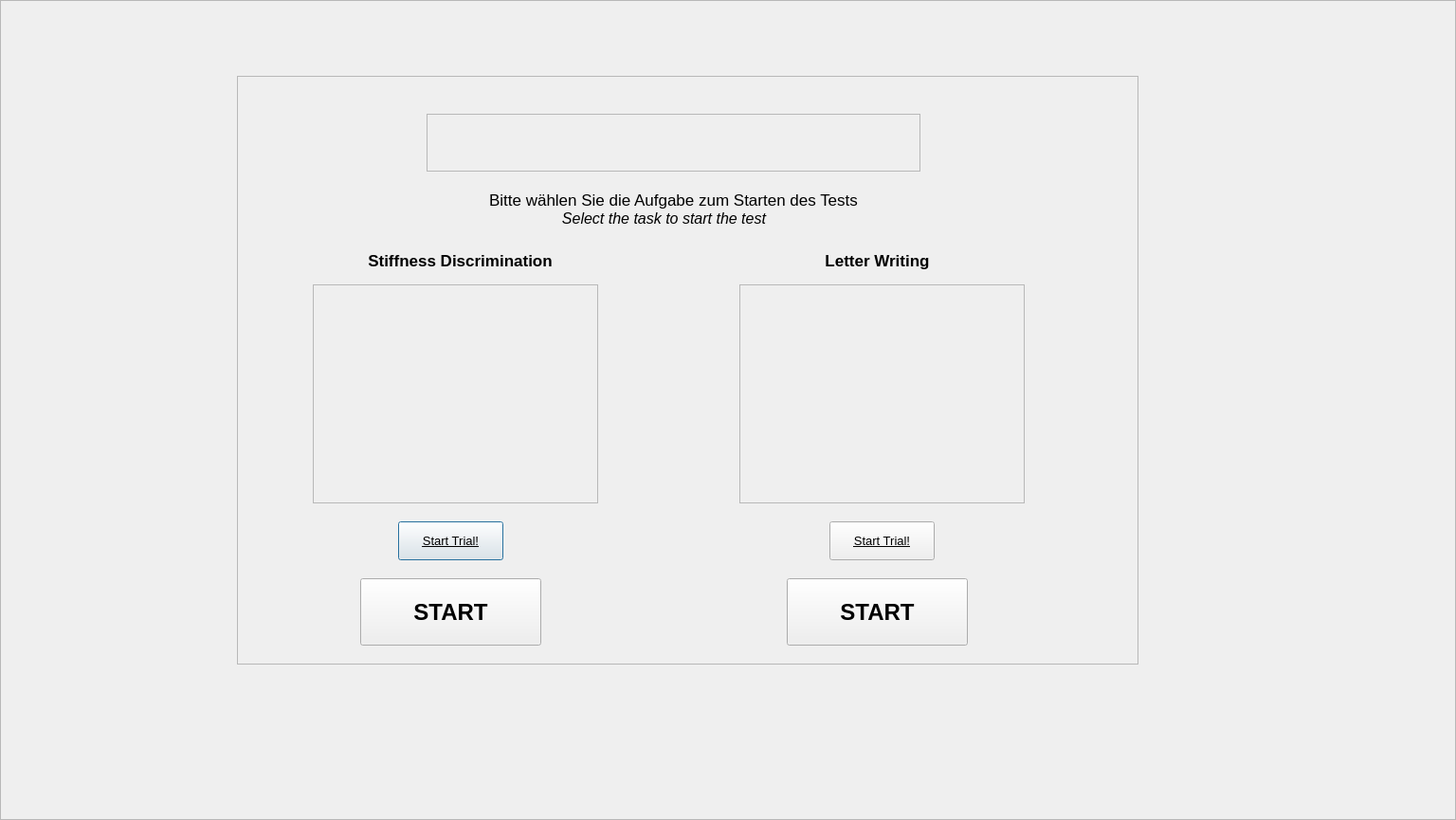
<?xml version="1.0" encoding="UTF-8"?>
<ui version="4.0">
 <class>SelectTask</class>
 <widget class="QDialog" name="SelectTask">
  <property name="geometry">
   <rect>
    <x>0</x>
    <y>0</y>
    <width>1536</width>
    <height>865</height>
   </rect>
  </property>
  <property name="windowTitle">
   <string>Select Task</string>
  </property>
  <property name="layoutDirection">
   <enum>Qt::LeftToRight</enum>
  </property>
  <widget class="QFrame" name="frame_6">
   <property name="geometry">
    <rect>
     <x>0</x>
     <y>0</y>
     <width>1536</width>
     <height>865</height>
    </rect>
   </property>
   <property name="frameShape">
    <enum>QFrame::StyledPanel</enum>
   </property>
   <property name="frameShadow">
    <enum>QFrame::Raised</enum>
   </property>
   <widget class="QFrame" name="frame">
    <property name="geometry">
     <rect>
      <x>250</x>
      <y>80</y>
      <width>951</width>
      <height>621</height>
     </rect>
    </property>
    <property name="frameShape">
     <enum>QFrame::StyledPanel</enum>
    </property>
    <property name="frameShadow">
     <enum>QFrame::Raised</enum>
    </property>
    <widget class="QPushButton" name="tryStiff">
     <property name="geometry">
      <rect>
       <x>170</x>
       <y>470</y>
       <width>111</width>
       <height>41</height>
      </rect>
     </property>
     <property name="font">
      <font>
       <pointsize>10</pointsize>
       <underline>true</underline>
      </font>
     </property>
     <property name="text">
      <string>Start Trial!</string>
     </property>
    </widget>
    <widget class="QFrame" name="frame_5">
     <property name="geometry">
      <rect>
       <x>80</x>
       <y>220</y>
       <width>301</width>
       <height>231</height>
      </rect>
     </property>
     <property name="frameShape">
      <enum>QFrame::StyledPanel</enum>
     </property>
     <property name="frameShadow">
      <enum>QFrame::Raised</enum>
     </property>
    </widget>
    <widget class="QLabel" name="label_4">
     <property name="geometry">
      <rect>
       <x>250</x>
       <y>140</y>
       <width>401</width>
       <height>20</height>
      </rect>
     </property>
     <property name="font">
      <font>
       <pointsize>12</pointsize>
       <italic>true</italic>
       <bold>false</bold>
      </font>
     </property>
     <property name="text">
      <string>Select the task to start the test</string>
     </property>
     <property name="textFormat">
      <enum>Qt::AutoText</enum>
     </property>
     <property name="scaledContents">
      <bool>false</bool>
     </property>
     <property name="alignment">
      <set>Qt::AlignBottom|Qt::AlignHCenter</set>
     </property>
    </widget>
    <widget class="QPushButton" name="tryLetter">
     <property name="geometry">
      <rect>
       <x>625</x>
       <y>470</y>
       <width>111</width>
       <height>41</height>
      </rect>
     </property>
     <property name="font">
      <font>
       <pointsize>10</pointsize>
       <underline>true</underline>
      </font>
     </property>
     <property name="text">
      <string>Start Trial!</string>
     </property>
    </widget>
    <widget class="QFrame" name="frame_2">
     <property name="geometry">
      <rect>
       <x>530</x>
       <y>220</y>
       <width>301</width>
       <height>231</height>
      </rect>
     </property>
     <property name="frameShape">
      <enum>QFrame::StyledPanel</enum>
     </property>
     <property name="frameShadow">
      <enum>QFrame::Raised</enum>
     </property>
    </widget>
    <widget class="QLabel" name="label_2">
     <property name="geometry">
      <rect>
       <x>110</x>
       <y>180</y>
       <width>251</width>
       <height>30</height>
      </rect>
     </property>
     <property name="font">
      <font>
       <pointsize>13</pointsize>
       <bold>true</bold>
      </font>
     </property>
     <property name="text">
      <string>Stiffness Discrimination</string>
     </property>
     <property name="alignment">
      <set>Qt::AlignCenter</set>
     </property>
    </widget>
    <widget class="QLabel" name="label">
     <property name="geometry">
      <rect>
       <x>200</x>
       <y>110</y>
       <width>521</width>
       <height>31</height>
      </rect>
     </property>
     <property name="font">
      <font>
       <pointsize>13</pointsize>
       <bold>false</bold>
      </font>
     </property>
     <property name="text">
      <string>Bitte wählen Sie die Aufgabe zum Starten des Tests</string>
     </property>
     <property name="textFormat">
      <enum>Qt::AutoText</enum>
     </property>
     <property name="scaledContents">
      <bool>false</bool>
     </property>
     <property name="alignment">
      <set>Qt::AlignBottom|Qt::AlignHCenter</set>
     </property>
    </widget>
    <widget class="QPushButton" name="StartLetterButton">
     <property name="geometry">
      <rect>
       <x>580</x>
       <y>530</y>
       <width>191</width>
       <height>71</height>
      </rect>
     </property>
     <property name="font">
      <font>
       <pointsize>18</pointsize>
       <bold>true</bold>
      </font>
     </property>
     <property name="toolTip">
      <string>&lt;html&gt;&lt;head/&gt;&lt;body&gt;&lt;p&gt;&lt;span style=&quot; font-size:26pt;&quot;&gt;START&lt;/span&gt;&lt;/p&gt;&lt;/body&gt;&lt;/html&gt;</string>
     </property>
     <property name="text">
      <string>START</string>
     </property>
    </widget>
    <widget class="QLabel" name="label_3">
     <property name="geometry">
      <rect>
       <x>550</x>
       <y>180</y>
       <width>251</width>
       <height>30</height>
      </rect>
     </property>
     <property name="font">
      <font>
       <pointsize>13</pointsize>
       <bold>true</bold>
      </font>
     </property>
     <property name="text">
      <string>Letter Writing</string>
     </property>
     <property name="alignment">
      <set>Qt::AlignCenter</set>
     </property>
    </widget>
    <widget class="QPushButton" name="StartStiffnessButton">
     <property name="geometry">
      <rect>
       <x>130</x>
       <y>530</y>
       <width>191</width>
       <height>71</height>
      </rect>
     </property>
     <property name="font">
      <font>
       <pointsize>18</pointsize>
       <bold>true</bold>
      </font>
     </property>
     <property name="text">
      <string>START</string>
     </property>
    </widget>
    <widget class="QFrame" name="frame_4">
     <property name="geometry">
      <rect>
       <x>200</x>
       <y>40</y>
       <width>521</width>
       <height>61</height>
      </rect>
     </property>
     <property name="frameShape">
      <enum>QFrame::StyledPanel</enum>
     </property>
     <property name="frameShadow">
      <enum>QFrame::Raised</enum>
     </property>
    </widget>
    <zorder>tryStiff</zorder>
    <zorder>frame_5</zorder>
    <zorder>label_4</zorder>
    <zorder>tryLetter</zorder>
    <zorder>frame_2</zorder>
    <zorder>label</zorder>
    <zorder>StartLetterButton</zorder>
    <zorder>StartStiffnessButton</zorder>
    <zorder>frame_4</zorder>
    <zorder>label_2</zorder>
    <zorder>label_3</zorder>
   </widget>
  </widget>
 </widget>
 <resources/>
 <connections/>
</ui>
